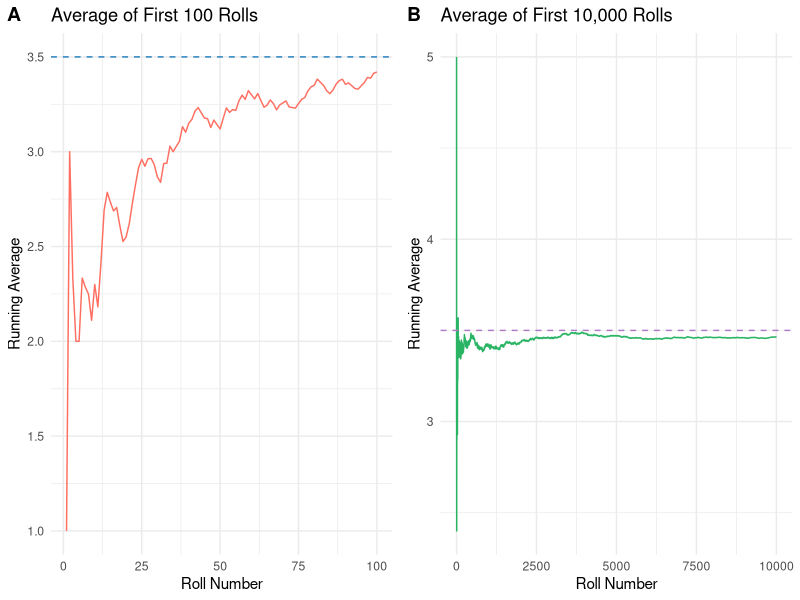
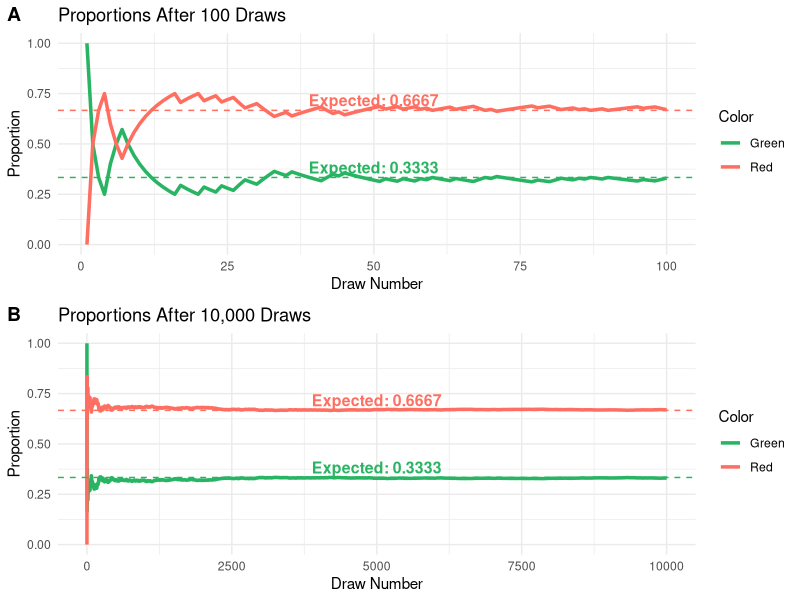
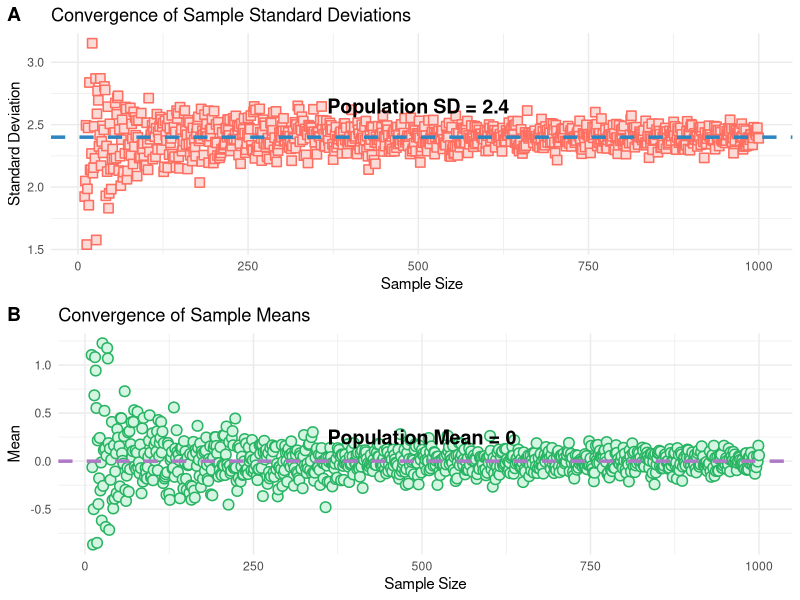

Write the R code that produced these figures, in order.
## ---- chunk 1
knitr::opts_chunk$set(echo = TRUE, message = FALSE, warning = FALSE)

# Load libraries
library(ggplot2)
library(tidyr)
library(dplyr)
library(cowplot)

# Set ggplot2 theme globally
theme_set(theme_minimal())

# Set seed for reproducibility
set.seed(42)
## ---- chunk 2

# Simulate 100 rolls
rolls_100 <- sample(1:6, size = 100, replace = TRUE)
avg_100 <- cumsum(rolls_100) / seq_along(rolls_100)
df_100 <- data.frame(Roll = 1:100, Average = avg_100)

plot_100 <- ggplot(df_100, aes(x = Roll, y = Average)) +
  geom_line(color = '#FF6F61') +
  geom_hline(yintercept = 3.5, linetype = 'dashed', color = '#2E86C1') +
  labs(title = 'Average of First 100 Rolls', x = 'Roll Number', y = 'Running Average')

# Simulate 10,000 rolls
rolls_10000 <- sample(1:6, size = 10000, replace = TRUE)
avg_10000 <- cumsum(rolls_10000) / seq_along(rolls_10000)
df_10000 <- data.frame(Roll = 1:10000, Average = avg_10000)

plot_10000 <- ggplot(df_10000, aes(x = Roll, y = Average)) +
  geom_line(color = '#28B463') +
  geom_hline(yintercept = 3.5, linetype = 'dashed', color = '#AF7AC5') +
  labs(title = 'Average of First 10,000 Rolls', x = 'Roll Number', y = 'Running Average')

# Display side by side
plot_grid(plot_100, plot_10000, labels = c('A', 'B'), ncol = 2)
## ---- chunk 3

# Simulate 100 draws
set.seed(123)
colors <- c(rep('red', 30), rep('green', 15))
draws_100 <- sample(colors, size = 100, replace = TRUE)
red_100 <- cumsum(draws_100 == 'red') / seq_along(draws_100)
green_100 <- cumsum(draws_100 == 'green') / seq_along(draws_100)
df_100 <- data.frame(Draw = 1:100, Red = red_100, Green = green_100)
df_100_long <- pivot_longer(df_100, cols = c('Red', 'Green'), names_to = 'Color', values_to = 'Proportion')

# Simulate 10,000 draws
draws_10000 <- sample(colors, size = 10000, replace = TRUE)
red_10000 <- cumsum(draws_10000 == 'red') / seq_along(draws_10000)
green_10000 <- cumsum(draws_10000 == 'green') / seq_along(draws_10000)
df_10000 <- data.frame(Draw = 1:10000, Red = red_10000, Green = green_10000)
df_10000_long <- pivot_longer(df_10000, cols = c('Red', 'Green'), names_to = 'Color', values_to = 'Proportion')

# Plot for 100 draws
plot_100 <- ggplot(df_100_long, aes(x = Draw, y = Proportion, color = Color)) +
  geom_line(size = 1.2) +
  geom_hline(yintercept = 30/45, linetype = 'dashed', color = '#FF6F61') +
  geom_hline(yintercept = 15/45, linetype = 'dashed', color = '#28B463') +
  annotate('text', x = 50, y = 0.6667 + 0.05, label = 'Expected: 0.6667', fontface = 'bold', color = '#FF6F61', size = 4) +
  annotate('text', x = 50, y = 0.3333 + 0.05, label = 'Expected: 0.3333', fontface = 'bold', color = '#28B463', size = 4) +
  scale_color_manual(values = c('Red' = '#FF6F61', 'Green' = '#28B463')) +
  labs(title = 'Proportions After 100 Draws', x = 'Draw Number', y = 'Proportion')

# Plot for 10,000 draws
plot_10000 <- ggplot(df_10000_long, aes(x = Draw, y = Proportion, color = Color)) +
  geom_line(size = 1.2) +
  geom_hline(yintercept = 30/45, linetype = 'dashed', color = '#FF6F61') +
  geom_hline(yintercept = 15/45, linetype = 'dashed', color = '#28B463') +
  annotate('text', x = 5000, y = 0.6667 + 0.05, label = 'Expected: 0.6667', fontface = 'bold', color = '#FF6F61', size = 4) +
  annotate('text', x = 5000, y = 0.3333 + 0.05, label = 'Expected: 0.3333', fontface = 'bold', color = '#28B463', size = 4) +
  scale_color_manual(values = c('Red' = '#FF6F61', 'Green' = '#28B463')) +
  labs(title = 'Proportions After 10,000 Draws', x = 'Draw Number', y = 'Proportion')

# Display stacked
plot_grid(plot_100, plot_10000, labels = c('A', 'B'), nrow = 2)
## ---- chunk 4

# Population with known standard deviation

#Programming: rnorm() generates a standard normal distribution. We then normalize it to SD = 1 and rescale to SD = 2.4.

#Statistics: This ensures our population has a known, fixed standard deviation — critical for testing convergence.


pop_std <- 2.4
populationN <- 10^6
population <- rnorm(populationN)
population <- population / sd(population) * pop_std

# Sample sizes

samplesizes <- seq(10, 1000)

# Initialize vectors

samplestds <- numeric(length(samplesizes))
samplemeans <- numeric(length(samplesizes))

# Run simulation

for (i in seq_along(samplesizes)) {
  sample <- sample(population, size = samplesizes[i], replace = TRUE)
  samplestds[i] <- sd(sample)
  samplemeans[i] <- mean(sample)
}

# Create data frames

df_sd <- data.frame(SampleSize = samplesizes, Value = samplestds, Type = 'Standard Deviation')
df_mean <- data.frame(SampleSize = samplesizes, Value = samplemeans, Type = 'Mean')
df_combined <- rbind(df_sd, df_mean)

#Plot

plot_sd <- ggplot(df_sd, aes(x = SampleSize, y = Value)) +
  geom_point(color = '#FF6F61', fill = '#FADBD8', shape = 22, size = 3, stroke = 0.8) +
  geom_hline(yintercept = pop_std, linetype = 'dashed', color = '#2E86C1', linewidth = 1.2) +
annotate('text', x = 500, y = pop_std + 0.25, label = 'Population SD = 2.4',
         fontface = 'bold', color = 'black', size = 5) +
  labs(title = 'Convergence of Sample Standard Deviations',
       x = 'Sample Size',
       y = 'Standard Deviation')

plot_mean <- ggplot(df_mean, aes(x = SampleSize, y = Value)) +
  geom_point(color = '#28B463', fill = '#D5F5E3', shape = 21, size = 3, stroke = 0.8) +
  geom_hline(yintercept = 0, linetype = 'dashed', color = '#AF7AC5', linewidth = 1.2) +
  annotate('text', x = 500, y = 0 + 0.25, label = 'Population Mean = 0',
         fontface = 'bold', color = 'black', size = 5) +
  labs(title = 'Convergence of Sample Means',
       x = 'Sample Size',
       y = 'Mean')

# Display vertically stacked
plot_grid(plot_sd, plot_mean, labels = c('A', 'B'), nrow = 2)
